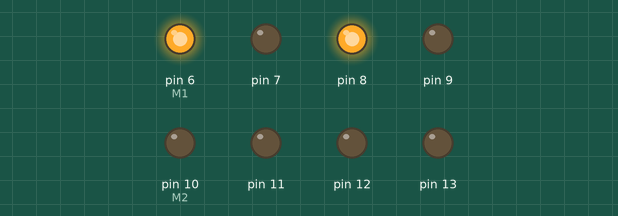
This sketch was run on a simulated Arduino Uno, built with avr-gcc and run on an emulated ATmega328P. Shown: output pins drawn as LEDs (lit = HIGH).

Above: at 0.2 s.
At 1.2 s:
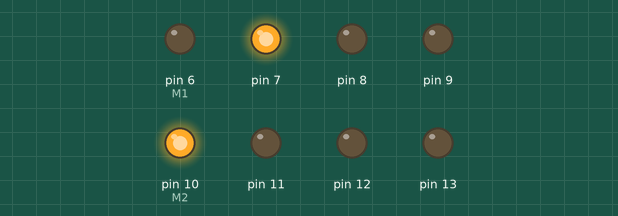
At 3.2 s:
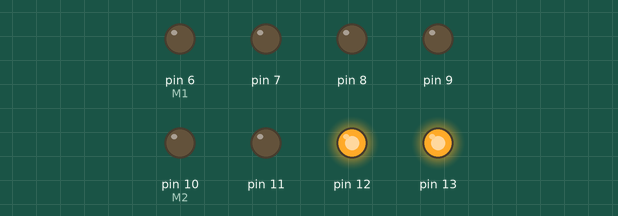
At 4.2 s:
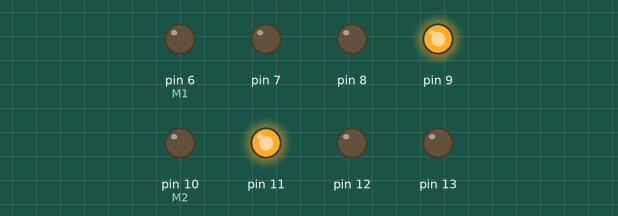
At 8.7 s:
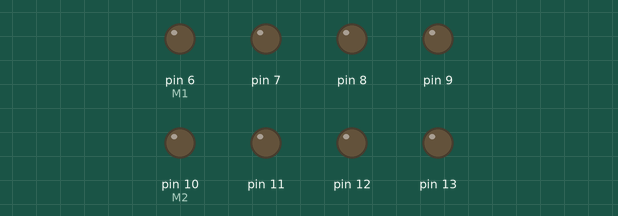
Timing chart, 0 to 9.1 s (numbered marks = the images above):
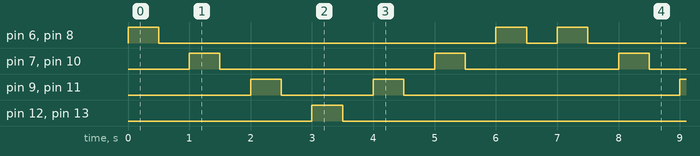

The sketch:

q4_entry_exit.ino
```cpp
//q4 entry exit


void setup()
{
  pinMode(8, OUTPUT);
  pinMode(10, OUTPUT);
  pinMode(11, OUTPUT);
  pinMode(12, OUTPUT);
  pinMode(13, OUTPUT);
  pinMode(9, OUTPUT);
  pinMode(6, OUTPUT);
  pinMode(7, OUTPUT);


}
void loop()
{

digitalWrite(6, HIGH);
digitalWrite(8, HIGH);
  delay(500);
   digitalWrite(6, LOW);
digitalWrite(8,LOW);
  delay(500);
digitalWrite(7, HIGH);
 digitalWrite(10, HIGH);
  delay(500);
   digitalWrite(7, LOW);
 digitalWrite(10, LOW);
  delay(500);
  digitalWrite(9, HIGH);
  digitalWrite(11, HIGH);
delay(500);
   digitalWrite(9, LOW);
  digitalWrite(11, LOW);
  delay(500);
digitalWrite(13, HIGH);
 digitalWrite(12, HIGH);
  delay(500);
   digitalWrite(13, LOW);
 digitalWrite(12, LOW);
delay(500);

//reverse
	digitalWrite(9, HIGH);
  digitalWrite(11, HIGH);
delay(500);
   digitalWrite(9, LOW);
  digitalWrite(11, LOW);
  delay(500);

digitalWrite(7, HIGH);
 digitalWrite(10, HIGH);
  delay(500);
   digitalWrite(7, LOW);
 digitalWrite(10, LOW);
  delay(500);

digitalWrite(6, HIGH);
digitalWrite(8, HIGH);
  delay(500);
   digitalWrite(6, LOW);
digitalWrite(8,LOW);
  delay(500);

}
```

Q8.ino
```cpp
#define trigger 2
#define Echo 3
#define Enable 4
#define M1 6
#define M2 10

void Setup()
{
   pinMode(trigger,OUTPUT);
   pinMode(Echo,INPUT);
   pinMode(Enable,OUTPUT);
   pinMode(M1,OUTPUT);
   pinMode(M2,OUTPUT);
   Serial.begin(9600);
}

void Loop()
{
   long duration,distance;
   digitalWrite(trigger,LOW);
   delay(2);
   digitalWrite(trigger,HIGH);
   delay(10);
   digitalWrite(trigger,LOW);
   duration = pulseIn(Echo,HIGH)   ;
   distance = (duration/2)/29.1;
   if(distance <=5)
   {  //gate openeing
      digitalWrite(Enable,HIGH);
      delay(50);
      digitalWrite(M1,50);
      digitalWrite(M2,0);
      delay(2000);
      digitalWrite(M1,0);
      digitalWrite(M2,0);
      delay(1000);

      Serial.println("Please Enter");
      //gate closing
      delay(2000);
      digitalWrite(M1,0);
      digitalWrite(M2,50);


   }
   else
   {
       digitalWrite(Enable,LOW);
       digitalWrite(M1,0);
       digitalWrite(M2,0);
   }
}
```

Measured:
- by itself, pin 6 (M1), pin 8: repeats every 7.0 s: LOW 5.5 s, HIGH 0.50 s, LOW 0.50 s, HIGH 0.50 s
- by itself, pin 7, pin 10 (M2): repeats every 7.0 s: LOW 3.5 s, HIGH 0.50 s, LOW 2.5 s, HIGH 0.50 s
- by itself, pin 9, pin 11: repeats every 7.0 s: LOW 1.5 s, HIGH 0.50 s, LOW 4.5 s, HIGH 0.50 s
- by itself, pin 12, pin 13: alternates HIGH for 0.50 s and LOW for 6.5 s
